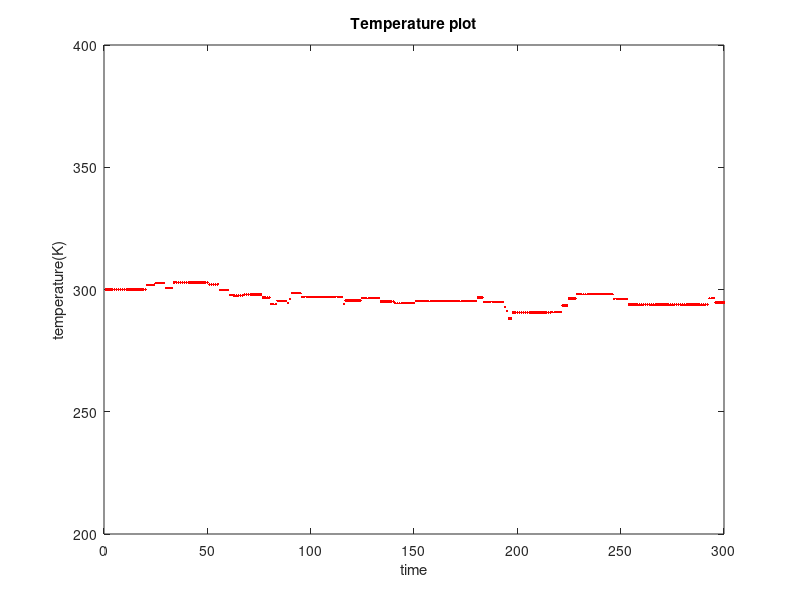
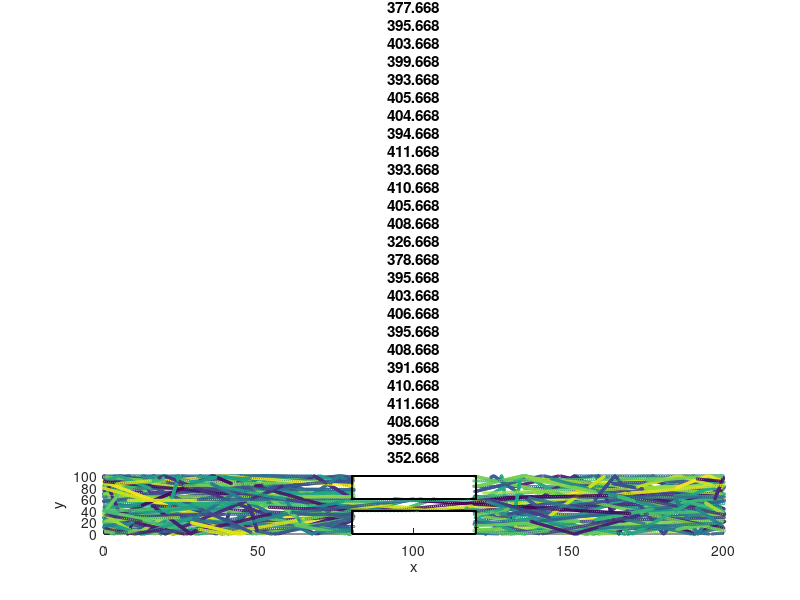
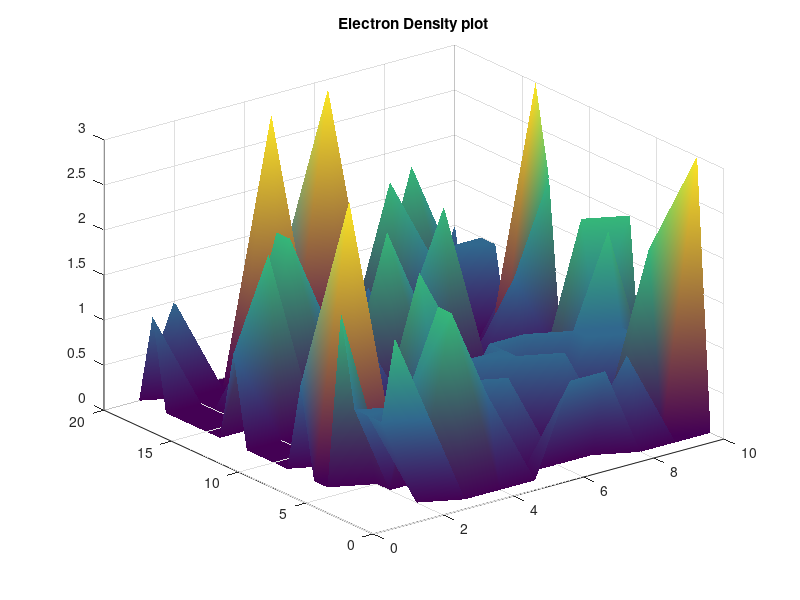

MATLAB code to generate these figures, in order:
% Enhancements
clear
global C
C.q_0 = 1.60217653e-19;             % electron charge
C.hb = 1.054571596e-34;             % Dirac constant
C.h = C.hb * 2 * pi;                    % Planck constant
C.m_0 = 9.10938215e-31;             % electron mass
C.kb = 1.3806504e-23;               % Boltzmann constant
C.eps_0 = 8.854187817e-12;          % vacuum permittivity
C.mu_0 = 1.2566370614e-6;           % vacuum permeability
C.c = 299792458;                    % speed of light
C.g = 9.80665; %metres (32.1740 ft) per s

np = 300;
noe = 100;
r2 = randi(360,noe,1); 

colorArray = rand(noe,1);

nx = 200;
ny = 100;
x =  randi(200,noe,1);
y =  randi(100,noe,1);
vth = sqrt((C.kb * 300)/(C.m_0 * 0.26));
vx = vth * cos(r2) ;
vy = vth * sin(r2);

for pos = 1: noe
    xpos = x(pos);
    if (xpos < 120 && xpos > 80)
        if (y(pos) < 40)
            xpos = xpos + 50;
            x(pos) = xpos;
        elseif(y(pos) > 60)
            xpos = xpos - 50;
            x(pos) = xpos;
        else
        end
    end
end

MFP = vth * 0.2 * 10^-12;

pScat = 1 - exp((-3 * 10^-16)/(0.2 * 10^-12));

tMatrix = zeros(noe);

for t = 1:np
    
    
    vxc = vx;
    vyc = vy;
    [n,m] = size(vx);
    [n1,m1] = size(vy);
    idx = randperm(n);
    rdomx = vx;
    rdomx(idx,1)= vx (:,1) ;
    idy = randperm(n1);
    rdomy = vy;
    rdomy(idy,1) = vy(:,1);
    %Scattered
    rScatter= rand(noe,1);
    tempScatter = rScatter < pScat;
    rdomx = tempScatter .* rdomx; 
    rdomy = tempScatter .* rdomy;   
    %Not scattered
    notScatter = rScatter >= pScat;
    vx = vx .* notScatter;
    vy = vy .* notScatter; 
    vx = vx + rdomx;
    vy = vy + rdomy;
    xc = x; 
    yc = y ;
    temp = y >= ny;
    temp1 = y < ny; 
    temp = temp * -1;
    th = temp + temp1;
    temp2 = y <= 0;
    temp3 = y > 0;
    temp2 = temp2 * -1;
    tl = temp2 + temp3;
    vy = vy .* th;
    vy = vy .* tl;
    tempx1 = x <= 200;
    x = x .* tempx1;
    tempx2 = x < -0.1;
    tempx2 = tempx2 * 200;
    tempxFinal = x + tempx2;
    x = tempxFinal;
    tLR1s = ( x > 80 & x < 120) & y < 40;
    tLR0s = tLR1s == 0;
    tLR1s = -1 * tLR1s;
    f = tLR1s + tLR0s;
    vx = vx .* f;
    tLR1s = ( x > 80 & x < 120) & (y < 41 & y >= 40);
    tLR0s = tLR1s == 0;
    tLR1s = -1 * tLR1s;
    f = tLR1s + tLR0s;
    vy = vy .* f;
    tUR1s = ( x > 80 & x < 120) & y > 60;
    tUR0s = tUR1s == 0;
    tUR1s = -1 * tUR1s;   
    f = tUR1s + tUR0s;
    vx = vx .* f;
    tUR1s = ( x > 80 & x < 120) & (y >59 & y < 60);
    tUR0s = tUR1s == 0;
    tUR1s = -1 * tUR1s;
    vy = vy .* f;
    dx = vx * (1/200000);
    dy = vy * (1/200000);
    x = x + dx;
    y = y + dy;
    vsq = (vy).^2 + (vx).^2 ;
    average = mean(vsq);
    tMatrix = ((vsq * 0.26 *  C.m_0)/C.kb);
    figure (3);
    CT = (average *(0.26)* C.m_0)/(C.kb);
    plot(t , CT,'.r');
    title('Temperature plot')
    xlabel('time');
    ylabel('temperature(K)');
    axis([0 300 200 400]);
    hold on;  
    figure(4); 
    scatter (x, y , 3 ,colorArray);
    axis([0 200 0 100]);
    rectangle('Position',[80 0 40 40]);
    rectangle('Position',[80 60 40 40]);
    xlabel("x");
    ylabel("y");
    hold on;
    title ("Semiconductor Temperature:" + CT);
    %pause(0.001)
    figure (3);
    hold on;
end

scatter(x,y,'r.'); 
hold on;

Elecpos = [x,y];
D = hist3(Elecpos(:,1:2),'Nbins',[20,10]);
figure (6);
surf(D);
title('Electron Density plot');
shading interp;